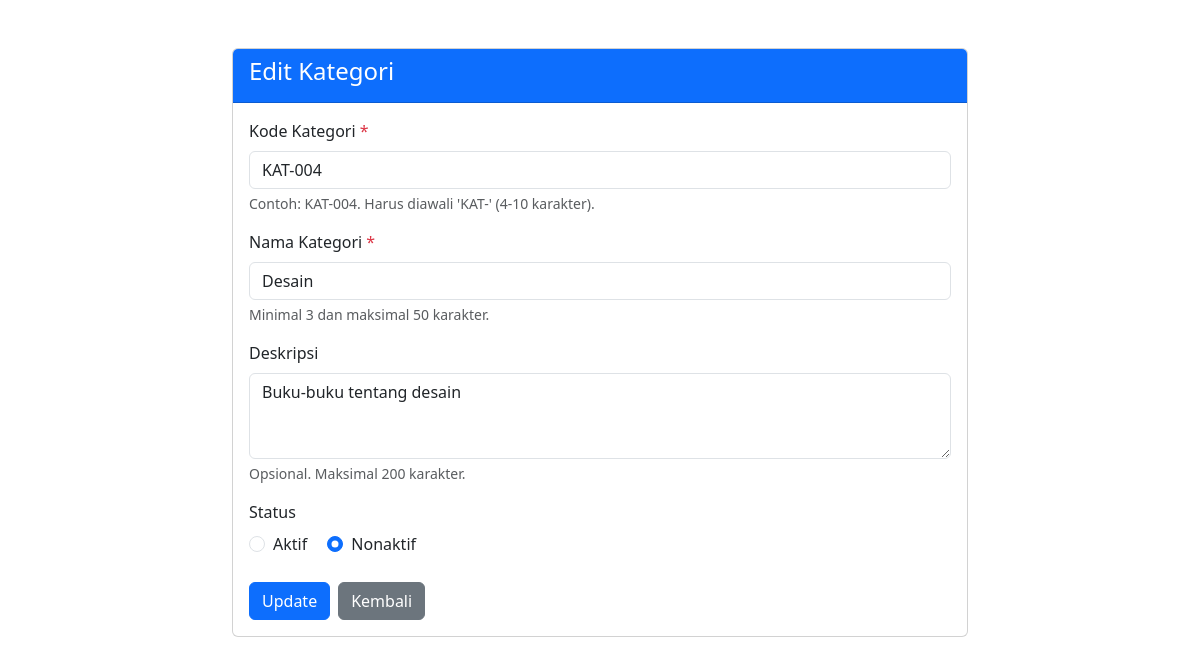
/edit.php?id=5, run on the app's committed database.
### tables this page shows
CREATE TABLE `kategori` (
  `id_kategori` int(11) NOT NULL,
  `kode_kategori` varchar(10) NOT NULL,
  `nama_kategori` varchar(50) NOT NULL,
  `deskripsi` text DEFAULT NULL,
  `status` enum('Aktif','Nonaktif') DEFAULT 'Aktif',
  `created_at` timestamp NOT NULL DEFAULT current_timestamp()
);

### edit.php (the view, shortened to what this page needs)
<!DOCTYPE html>
<html lang="id">
<head>
    <link href="https://cdn.jsdelivr.net/npm/bootstrap@5.3.0/dist/css/bootstrap.min.css" rel="stylesheet">
</head>
<body>
    <?php
    require_once 'config/database.php';
    $id_kategori = $_GET['id'] ?? null;
    $stmt_get = $conn->prepare("SELECT * FROM kategori WHERE id_kategori = ?");
    $stmt_get->bind_param("i", $id_kategori);
    $stmt_get->execute();
    $result = $stmt_get->get_result();
    $kategori = $result->fetch_assoc();
    $kode = $kategori['kode_kategori'];
    $nama = $kategori['nama_kategori'];
    $deskripsi = $kategori['deskripsi'];
    $status = $kategori['status'];
    ?>
    <div class="container mt-5">
        <div class="row justify-content-center">
            <div class="col-md-8">
                <div class="card">
                    <div class="card-header bg-primary text-white">
                        <h4>Edit Kategori</h4>
                    </div>
                    <div class="card-body">
                        <form method="POST">
                            <div class="mb-3">
                                <label for="kode_kategori" class="form-label">Kode Kategori <span class="text-danger">*</span></label>
                                <input type="text" class="form-control" id="kode_kategori" name="kode_kategori" value="<?= htmlspecialchars($kode) ?>" required>
                                <div class="form-text">Contoh: KAT-004. Harus diawali 'KAT-' (4-10 karakter).</div>
                            </div>
                            <div class="mb-3">
                                <label for="nama_kategori" class="form-label">Nama Kategori <span class="text-danger">*</span></label>
                                <input type="text" class="form-control" id="nama_kategori" name="nama_kategori" value="<?= htmlspecialchars($nama) ?>" required>
                                <div class="form-text">Minimal 3 dan maksimal 50 karakter.</div>
                            </div>
                            <div class="mb-3">
                                <label for="deskripsi" class="form-label">Deskripsi</label>
                                <textarea class="form-control" id="deskripsi" name="deskripsi" rows="3"><?= htmlspecialchars($deskripsi) ?></textarea>
                                <div class="form-text">Opsional. Maksimal 200 karakter.</div>
                            </div>
                            <div class="mb-4">
                                <label class="form-label d-block">Status</label>
                                <div class="form-check form-check-inline">
                                    <input class="form-check-input" type="radio" name="status" id="statusAktif" value="Aktif" <?= ($status == 'Aktif') ? 'checked' : '' ?>>
                                    <label class="form-check-label" for="statusAktif">Aktif</label>
                                </div>
                                <div class="form-check form-check-inline">
                                    <input class="form-check-input" type="radio" name="status" id="statusNonaktif" value="Nonaktif" <?= ($status == 'Nonaktif') ? 'checked' : '' ?>>
                                    <label class="form-check-label" for="statusNonaktif">Nonaktif</label>
                                </div>
                            </div>
                            <div class="d-flex gap-2">
                                <button type="submit" class="btn btn-primary">Update</button>
                                <a href="index.php" class="btn btn-secondary">Kembali</a>
                            </div>
                        </form>
                    </div>
                </div>
            </div>
        </div>
    </div>
</body>
</html>

### data on the page
kategori: kode_kategori "KAT-004", nama_kategori "Desain", deskripsi "Buku-buku tentang desain", status "☐ Aktif", status "☑ Nonaktif"
